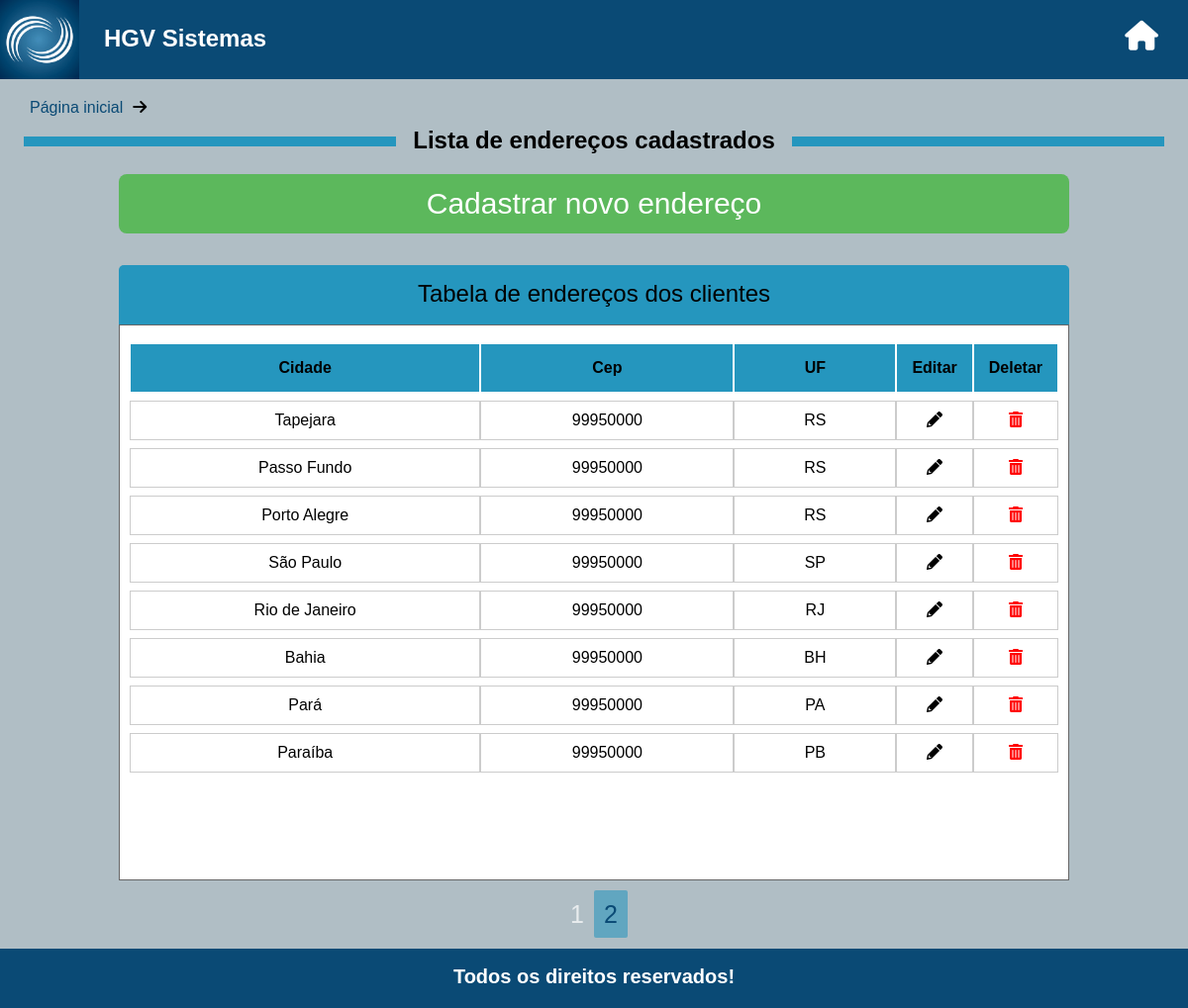
The page / on the database its author committed.
### tables this page shows
CREATE TABLE `tb_enderecos` (
  `id` int(11) NOT NULL,
  `cidade` varchar(100) NOT NULL,
  `cep` int(8) NOT NULL,
  `uf` varchar(2) NOT NULL
);

### config.php (called while the page is built, shortened)
<?php
    class MySql{
        private static $pdo;
        public static function conectar(){
            if(self::$pdo == null){
                try{
                    self::$pdo = new PDO('mysql:host='.HOST.';dbname='.DATABASE,USER,PASSWORD,array(PDO::MYSQL_ATTR_INIT_COMMAND => "SET NAMES utf8"));
                    self::$pdo->setAttribute(PDO::ATTR_ERRMODE,PDO::ERRMODE_EXCEPTION);
                }catch(Exception $e){
                    echo '<h2>Erro ao conectar<h2>';
                }
            }
            return self::$pdo;
        }
    }

### index.php (the view, shortened to what this page needs)
<?php include('config.php'); ?>
<?php include('pages/templates/header.php'); ?>
<div class="nav-menu">
    <a class="nav-menu-active" href="<?php echo INCLUDE_PATH ?>">Página inicial</a><i class="fas fa-arrow-right"></i>
</div>
<div class="title">
    <h2>Lista de endereços cadastrados</h2>
</div>
<a href="pages/cadastrarEndereco.php"><input class="addCitiesBtn" type="button" value="Cadastrar novo endereço"></a>
<table class="tbCidades">
    <caption>Tabela de endereços dos clientes</caption>
    <thead>
        <tr>
            <th>Cidade</th>
            <th>Cep</th>
            <th>UF</th>
            <th>Editar</th>
            <th>Deletar</th>
        </tr>
    </thead>
    <tbody>
        <?php
        if (!isset($_POST['parametro'])) {
            $query = "SELECT * FROM `tb_enderecos` ";
            $porPagina = 8;
            $totalPaginas = MySql::conectar()->prepare("SELECT * FROM `tb_enderecos` ORDER BY id ASC");
            $totalPaginas->execute();
            $totalPaginas = ceil($totalPaginas->rowCount() / $porPagina);
            if (isset($_GET['pagina'])) {
                $pagina = (int)$_GET['pagina'];
                if ($pagina > $totalPaginas)
                    $pagina = 1;
                $queryPg = ($pagina - 1) * $porPagina;
                $query .= " ORDER BY id ASC LIMIT $queryPg,$porPagina";
            } else {
                $pagina = 1;
                $query .= " ORDER BY id ASC LIMIT 0,$porPagina";
            }
        } else {
            $query .= " ORDER BY id ASC";
        }
        $sql = MySql::conectar()->prepare($query);
        $sql->execute();
        $enderecos = $sql->fetchAll();
        foreach ($enderecos as $value) {
        ?>
            <tr>
                <td><?php echo $value['cidade']; ?></td>
                <td><?php echo $value['cep']; ?></td>
                <td><?php echo $value['uf']; ?></td>
                <td><a href="<?php echo INCLUDE_PATH ?>pages/editarEndereco.php?editar=<?php echo $value['id']; ?>"><i class="fas fa-pencil-alt"></i></a></td>
                <td><a class="btnDel" id="<?php echo $value['id']; ?>"><i class="fas fa-trash-alt"></i></a></td>
            </tr>
        <?php } ?>
    </tbody>
</table>
<div class="paginator">
    <?php
    if (!isset($_POST['parametro'])) {
        for ($i = 1; $i <= $totalPaginas; $i++) {
            if ($pagina == $i)
                echo '<a class="active-page">'.$i.'</a>';
            else
                echo '<a class="no-active-page" href="'.INCLUDE_PATH.'?pagina='.$i.'">'.$i.'</a>';
        }
    }
    ?>
</div>
</div>
<?php include('pages/templates/footer.php'); ?>

### pages/templates/header.php (shortened to what this page needs)
<!DOCTYPE html>
<html>
<head>
    <link href="<?php echo INCLUDE_PATH ?>css/style.css" rel="stylesheet">
    <link href="<?php echo INCLUDE_PATH ?>css/all.css" rel="stylesheet">
</head>
<body>
    <div class="background">
        <div class="top">
            <div class="logo">
                <img src="<?php echo INCLUDE_PATH ?>images/hgvLogo.jpg">
                <a href="http://localhost/projetoHGVsistemas/">
                    <h2>HGV Sistemas</h2>
                </a>
            </div>
            <div class="btnHome">
                <a href="http://localhost/projetoHGVsistemas/">
                    <i class="fas fa-home"></i>
                </a>
            </div>
        </div>

### pages/templates/footer.php
<footer>
    <h2>Todos os direitos reservados!</h2>
</footer>
</body>
</html>

### css/style.css (style rules this page uses)
* { margin: 0; padding: 0; box-sizing: border-box; font-family:Verdana, Geneva, Tahoma, sans-serif; }
html { position: relative; min-height: 100%; }
body { margin: 0 0 60px; }
a { text-decoration: none; }
.background { width: 100%; height: 100%; min-height: 94vh; background-color: #b0bec5; }
.top { width: 100%; height: 80px; background-color: #0a4a75; margin-bottom: 20px; }
.logo { width: 350px; height: 80px; display: flex; }
.logo a { text-decoration: none; color: white; }
.logo img { width: 80px; height: 80px; }
.logo h2 { padding: 25px; }
.btnHome { font-size: 30px; position: absolute; right: 30px; top: 20px; cursor: pointer; }
.btnHome a { text-decoration: none; color: white; }
.nav-menu { padding-left:20px; }
.nav-menu a { padding: 10px; text-decoration: none; }
.nav-menu-active { color: #0a4a75; }
.title h2 { text-align: center; padding-bottom: 20px; background-color: #b0bec5; width: 400px; margin: 0 auto; position: relative; }
.addCitiesBtn, .formAddress input[type=submit] { width: 80%; height: 60px; margin: 0 auto; display: block; background-color: #5cb85c; padding: 10px; font-size: 30px; border: 0; border-radius: 8px; color: white; cursor: pointer; }
.tbCidades { background-color: white; padding: 10px; padding-bottom: 100px; width: 80%; margin: 0 auto; border: 1px solid #666; border-collapse: separate; border-spacing: 0 8px; margin-top: -8px; }
.tbCidades td { margin: 10px; height: 40px; border: 1px solid #ccc; padding: 5px; }
.tbCidades caption { margin: 0 auto; background-color: #2596be; width: 100%; height: 60px; margin-top: 40px; padding: 15px; font-size: 24px; border-radius: 5px 5px 0 0; }
.tbCidades tr th { border: 1px solid white; background-color:#2596be; padding: 15px; }
.tbCidades tr { text-align: center; }
.tbCidades tr th:nth-child(4), .tbCidades tr th:nth-child(5) { width: 20px; }
.btnDel { cursor: pointer; text-decoration: none; color: red; }
.fa-pencil-alt { text-decoration: none; color: black }
.paginator { font-size: 25px; padding: 20px; text-align: center; }
.active-page { padding: 10px; color: rgba(255, 255, 255, 0.705); cursor: default; }
.no-active-page { border-radius: 2px; background-color: #2595be8f; padding: 10px; color: #0a4a75; cursor: pointer; }
footer { width: 100%; height: 60px; background-color: #0a4a75; position: absolute; bottom:0; }
footer h2 { text-align: center; color: white; font-size: 20px; padding: 17px; }

### rows shown on the page
tb_enderecos: cidade "Tapejara", cep "99950000", uf "RS"
tb_enderecos: cidade "Passo Fundo", cep "99950000", uf "RS"
tb_enderecos: cidade "Porto Alegre", cep "99950000", uf "RS"
tb_enderecos: cidade "São Paulo", cep "99950000", uf "SP"
tb_enderecos: cidade "Rio de Janeiro", cep "99950000", uf "RJ"
tb_enderecos: cidade "Bahia", cep "99950000", uf "BH"
tb_enderecos: cidade "Pará", cep "99950000", uf "PA"
tb_enderecos: cidade "Paraíba", cep "99950000", uf "PB"
